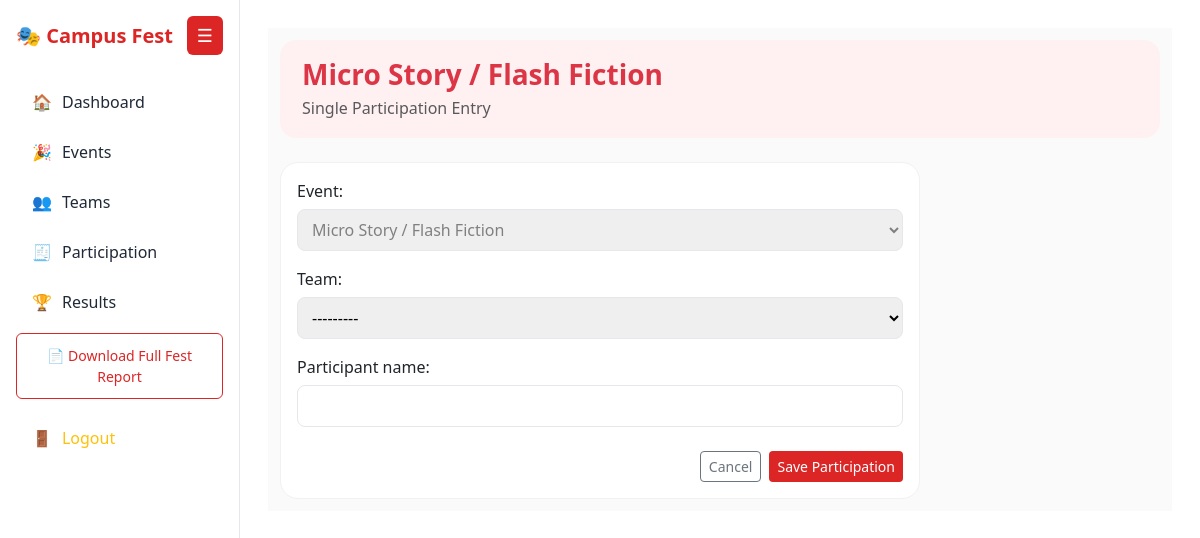
The page /ad/participations/add/?event=21 (signed in) on the database as committed earlier.
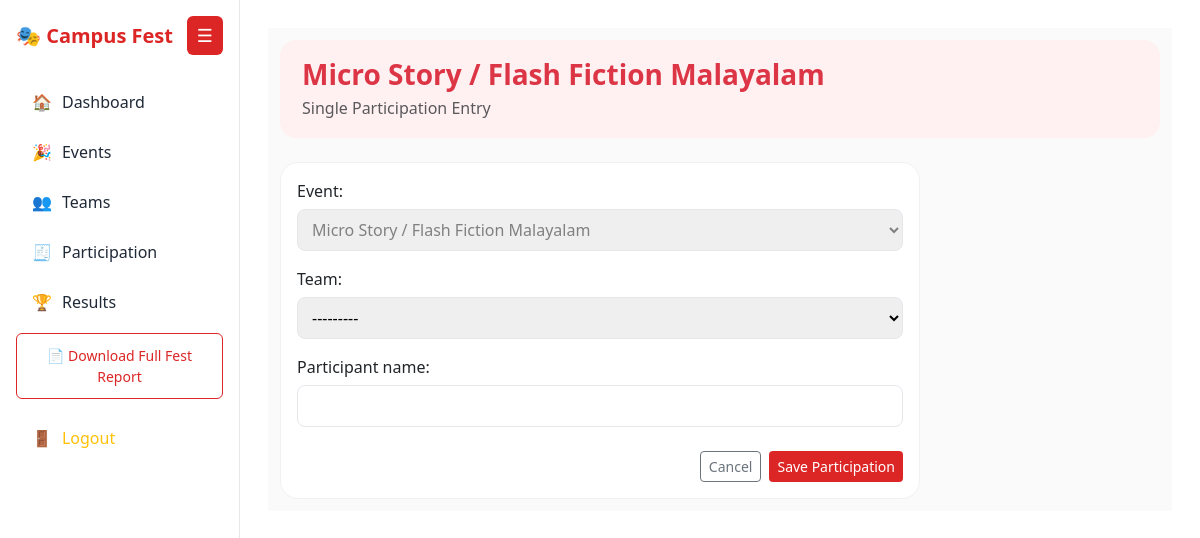
The same page on the database as committed later.
### app/models.py (models this page shows)
class Event(models.Model):
    STAGE_TYPE_CHOICES = (
        ('ON_STAGE', 'On Stage'),
        ('OFF_STAGE', 'Off Stage'),
    )
    EVENT_TYPE_CHOICES = (
        ('SINGLE', 'Single'),
        ('GROUP', 'Group'),
    )
    name = models.CharField(max_length=200, unique=True)
    stage_type = models.CharField(
        max_length=10,
        choices=STAGE_TYPE_CHOICES
    )
    event_type = models.CharField(
        max_length=10,
        choices=EVENT_TYPE_CHOICES
    )
    min_team_size = models.PositiveIntegerField(default=1)
    max_team_size = models.PositiveIntegerField(default=1)
    def __str__(self):
        return self.name

### app/views.py (the view, shortened to what this page needs)
# urls.py: path('ad/participations/add/', views.participation_add, name='participation_add'),
@login_required
def participation_add(request):
    event_id = request.GET.get('event')
    event = get_object_or_404(Event, id=event_id) if event_id else None
    if event and event.event_type == 'SINGLE':
        if request.method == 'POST':
            form = ParticipationForm(request.POST, event=event)
            if form.is_valid():
                participation = form.save(commit=False)
                participation.event = event  # force event
                participation.save()
                messages.success(request, "Participant added successfully")
                return redirect('participation_list')
        else:
            form = ParticipationForm(event=event)
        return render(
            request,
            'participation_single_form.html',
            {
                'form': form,
                'event': event
            }
        )

### app/forms.py (shortened to what this page needs)
class ParticipationForm(forms.ModelForm):
    class Meta:
        model = Participation
        fields = ['event', 'team', 'participant_name']
    def __init__(self, *args, **kwargs):
        self.fixed_event = kwargs.pop('event', None)
        self.fixed_team = kwargs.pop('team', None)
        super().__init__(*args, **kwargs)
        if self.fixed_event:
            self.fields['event'].disabled = True
            self.initial['event'] = self.fixed_event
        if self.fixed_team:
            self.fields['team'].disabled = True
            self.initial['team'] = self.fixed_team

### app/models.py (called while the page is built)
    def __str__(self):
        return f"{self.team_name} ({self.department})"

### app/templates/participation_single_form.html (shortened to what this page needs)
{% extends "base.html" %}
{% block content %}
<div class="container-fluid participation-wrap">
    <div class="participation-header mb-4">
        <h3 class="fw-semibold text-danger mb-1">
            {{ event.name }}
        </h3>
        <p class="text-muted mb-0">Single Participation Entry</p>
    </div>
    <div class="card participation-card">
        <div class="card-body">
            <form method="post">
                <div class="participation-fields">
                    {{ form.as_p }}
                </div>
                <div class="d-flex justify-content-end gap-2 mt-4">
                    <a href="{% url 'event_list' %}" class="btn btn-outline-secondary btn-sm">
                        Cancel
                    </a>
                    <button type="submit" class="btn btn-danger btn-sm">
                        Save Participation
                    </button>
                </div>
            </form>
        </div>
    </div>
</div>
{% endblock %}

Rows that differ between the two databases and show on the page:
changed Event: name "Micro Story / Flash Fiction" → "Micro Story / Flash Fiction Malayalam"
Other text that changed with them:
form field event: "Micro Story / Flash Fiction" → "Micro Story / Flash Fiction Malayalam"
